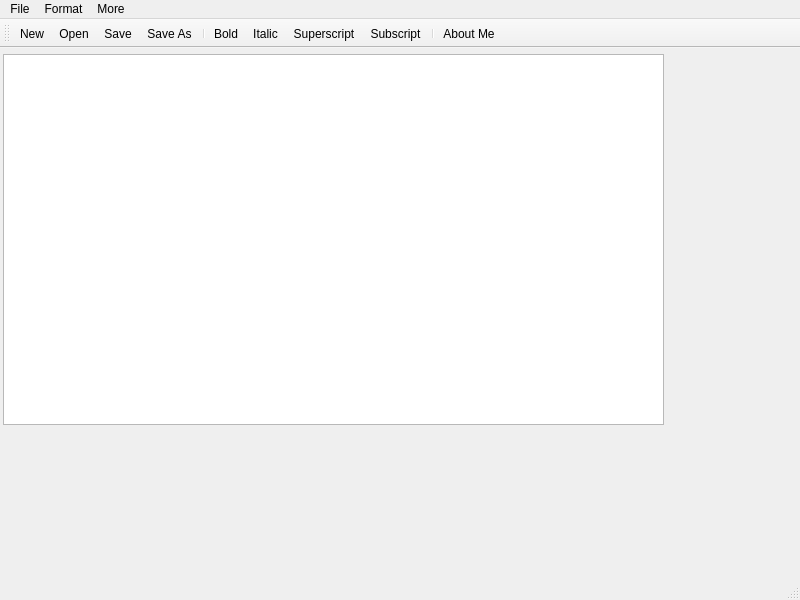
<?xml version="1.0" encoding="UTF-8"?>
<ui version="4.0">
 <class>MainWindow</class>
 <widget class="QMainWindow" name="MainWindow">
  <property name="geometry">
   <rect>
    <x>0</x>
    <y>0</y>
    <width>800</width>
    <height>600</height>
   </rect>
  </property>
  <property name="windowTitle">
   <string>MainWindow</string>
  </property>
  <widget class="QWidget" name="centralwidget">
   <widget class="QTextEdit" name="textEdit">
    <property name="geometry">
     <rect>
      <x>3</x>
      <y>6</y>
      <width>661</width>
      <height>371</height>
     </rect>
    </property>
   </widget>
  </widget>
  <widget class="QMenuBar" name="menubar">
   <property name="geometry">
    <rect>
     <x>0</x>
     <y>0</y>
     <width>800</width>
     <height>26</height>
    </rect>
   </property>
   <widget class="QMenu" name="menuFile">
    <property name="title">
     <string>File</string>
    </property>
    <addaction name="actionNew"/>
    <addaction name="actionOpen"/>
    <addaction name="actionSave"/>
    <addaction name="actionSave_As"/>
   </widget>
   <widget class="QMenu" name="menuFormat">
    <property name="title">
     <string>Format</string>
    </property>
    <addaction name="actionBold"/>
    <addaction name="actionItalic"/>
    <addaction name="actionSuperscript"/>
    <addaction name="actionSubscript"/>
   </widget>
   <widget class="QMenu" name="menuMore">
    <property name="title">
     <string>More</string>
    </property>
    <addaction name="actionAbout_Me"/>
   </widget>
   <addaction name="menuFile"/>
   <addaction name="menuFormat"/>
   <addaction name="menuMore"/>
  </widget>
  <widget class="QStatusBar" name="statusbar"/>
  <widget class="QToolBar" name="toolBar">
   <property name="windowTitle">
    <string>toolBar</string>
   </property>
   <attribute name="toolBarArea">
    <enum>TopToolBarArea</enum>
   </attribute>
   <attribute name="toolBarBreak">
    <bool>false</bool>
   </attribute>
   <addaction name="actionNew"/>
   <addaction name="actionOpen"/>
   <addaction name="actionSave"/>
   <addaction name="actionSave_As"/>
   <addaction name="separator"/>
   <addaction name="actionBold"/>
   <addaction name="actionItalic"/>
   <addaction name="actionSuperscript"/>
   <addaction name="actionSubscript"/>
   <addaction name="separator"/>
   <addaction name="actionAbout_Me"/>
  </widget>
  <action name="actionNew">
   <property name="icon">
    <iconset resource="resource.qrc">
     <normaloff>:/images/new.png</normaloff>:/images/new.png</iconset>
   </property>
   <property name="text">
    <string>New</string>
   </property>
   <property name="shortcut">
    <string>Ctrl+N</string>
   </property>
  </action>
  <action name="actionOpen">
   <property name="icon">
    <iconset resource="resource.qrc">
     <normaloff>:/images/open.png</normaloff>:/images/open.png</iconset>
   </property>
   <property name="text">
    <string>Open</string>
   </property>
   <property name="shortcut">
    <string>Ctrl+O</string>
   </property>
  </action>
  <action name="actionSave">
   <property name="icon">
    <iconset resource="resource.qrc">
     <normaloff>:/images/save.png</normaloff>:/images/save.png</iconset>
   </property>
   <property name="text">
    <string>Save</string>
   </property>
   <property name="shortcut">
    <string>Ctrl+S</string>
   </property>
  </action>
  <action name="actionSave_As">
   <property name="icon">
    <iconset resource="resource.qrc">
     <normaloff>:/images/saveas.png</normaloff>:/images/saveas.png</iconset>
   </property>
   <property name="text">
    <string>Save As</string>
   </property>
   <property name="shortcut">
    <string>Ctrl+Shift+S</string>
   </property>
  </action>
  <action name="actionBold">
   <property name="checkable">
    <bool>true</bool>
   </property>
   <property name="icon">
    <iconset resource="resource.qrc">
     <normaloff>:/images/bold.png</normaloff>:/images/bold.png</iconset>
   </property>
   <property name="text">
    <string>Bold</string>
   </property>
   <property name="shortcut">
    <string>Ctrl+B</string>
   </property>
  </action>
  <action name="actionItalic">
   <property name="checkable">
    <bool>true</bool>
   </property>
   <property name="icon">
    <iconset resource="resource.qrc">
     <normaloff>:/images/italic.png</normaloff>:/images/italic.png</iconset>
   </property>
   <property name="text">
    <string>Italic</string>
   </property>
   <property name="shortcut">
    <string>Ctrl+I</string>
   </property>
  </action>
  <action name="actionSuperscript">
   <property name="checkable">
    <bool>true</bool>
   </property>
   <property name="icon">
    <iconset resource="resource.qrc">
     <normaloff>:/images/superscript.png</normaloff>:/images/superscript.png</iconset>
   </property>
   <property name="text">
    <string>Superscript</string>
   </property>
   <property name="shortcut">
    <string>Ctrl+Shift+=</string>
   </property>
  </action>
  <action name="actionSubscript">
   <property name="checkable">
    <bool>true</bool>
   </property>
   <property name="icon">
    <iconset resource="resource.qrc">
     <normaloff>:/images/subscript.png</normaloff>:/images/subscript.png</iconset>
   </property>
   <property name="text">
    <string>Subscript</string>
   </property>
   <property name="shortcut">
    <string>Ctrl+Shift+-</string>
   </property>
  </action>
  <action name="actionAbout_Me">
   <property name="icon">
    <iconset resource="resource.qrc">
     <normaloff>:/images/aboutme.jpg</normaloff>:/images/aboutme.jpg</iconset>
   </property>
   <property name="text">
    <string>About Me</string>
   </property>
   <property name="shortcut">
    <string>Ctrl+A</string>
   </property>
  </action>
 </widget>
 <resources>
  <include location="resource.qrc"/>
 </resources>
 <connections/>
</ui>
